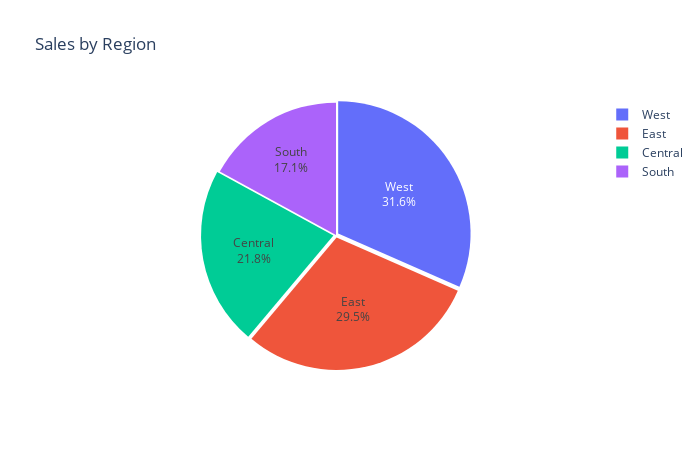
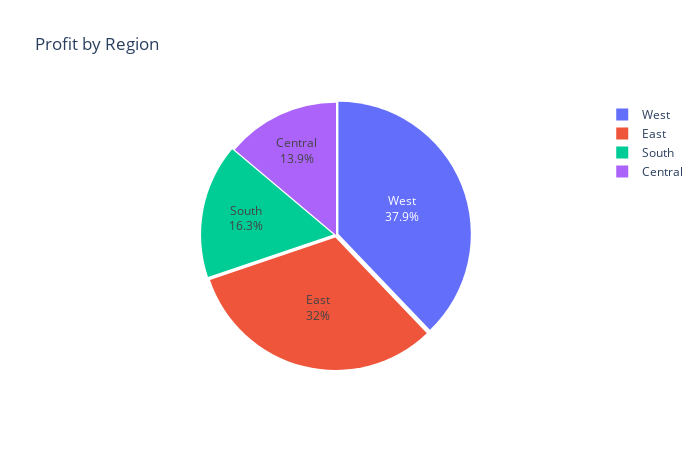

Source (notebook cell) for these figures, in order:
### Markdown cell above
*Analyzing Sales and Profit by Region:*

### Code cell
sales_profit_by_region = superstore_data.groupby('Region')[['Sales', 'Profit']].sum().reset_index()

sales_profit_by_region = sales_profit_by_region.sort_values(by=['Sales'], ascending=False)

fig_sales = px.pie(sales_profit_by_region, names='Region', values='Sales',
                   title='Sales by Region',
                   labels={'Sales': 'Amount'},
                   category_orders={'Region': sales_profit_by_region['Region'].tolist()})

sales_profit_by_region = sales_profit_by_region.sort_values(by=['Profit'], ascending=False)

fig_profit = px.pie(sales_profit_by_region, names='Region', values='Profit',
                    title='Profit by Region',
                    labels={'Profit': 'Amount'},
                    category_orders={'Region': sales_profit_by_region['Region'].tolist()})

fig_sales.update_traces(textinfo='percent+label', pull=[0.02, 0.02, 0.02], textposition='inside', hoverinfo='label+percent+value')
fig_profit.update_traces(textinfo='percent+label', pull=[0.02, 0.02, 0.02], textposition='inside', hoverinfo='label+percent+value')

fig_sales.update_layout(height=450, width=700)
fig_profit.update_layout(height=450, width=700)

fig_sales.show()
fig_profit.show()

### Figure 1 — Plotly figure (JSON) as saved in the notebook; plotly's stock layout.template omitted (floating-point values rounded to 4 significant figures)
{"data": [{"direction": "clockwise", "domain": {"x": [0, 1], "y": [0, 1]}, "hoverinfo": "label+percent+value", "hovertemplate": "Region=%{label}<br>Amount=%{value}<extra></extra>", "labels": ["West", "East", "Central", "South"], "legendgroup": "", "name": "", "pull": [0.02, 0.02, 0.02], "showlegend": true, "sort": false, "textinfo": "percent+label", "textposition": "inside", "type": "pie", "values": [725500.0, 678800.0, 501200.0, 391700.0]}], "layout": {"height": 450, "legend": {"tracegroupgap": 0}, "title": {"text": "Sales by Region"}, "width": 700}}

### Figure 2 — Plotly figure (JSON) as saved in the notebook; plotly's stock layout.template omitted (floating-point values rounded to 4 significant figures)
{"data": [{"direction": "clockwise", "domain": {"x": [0, 1], "y": [0, 1]}, "hoverinfo": "label+percent+value", "hovertemplate": "Region=%{label}<br>Amount=%{value}<extra></extra>", "labels": ["West", "East", "South", "Central"], "legendgroup": "", "name": "", "pull": [0.02, 0.02, 0.02], "showlegend": true, "sort": false, "textinfo": "percent+label", "textposition": "inside", "type": "pie", "values": [108400.0, 91520.0, 46750.0, 39710.0]}], "layout": {"height": 450, "legend": {"tracegroupgap": 0}, "title": {"text": "Profit by Region"}, "width": 700}}
